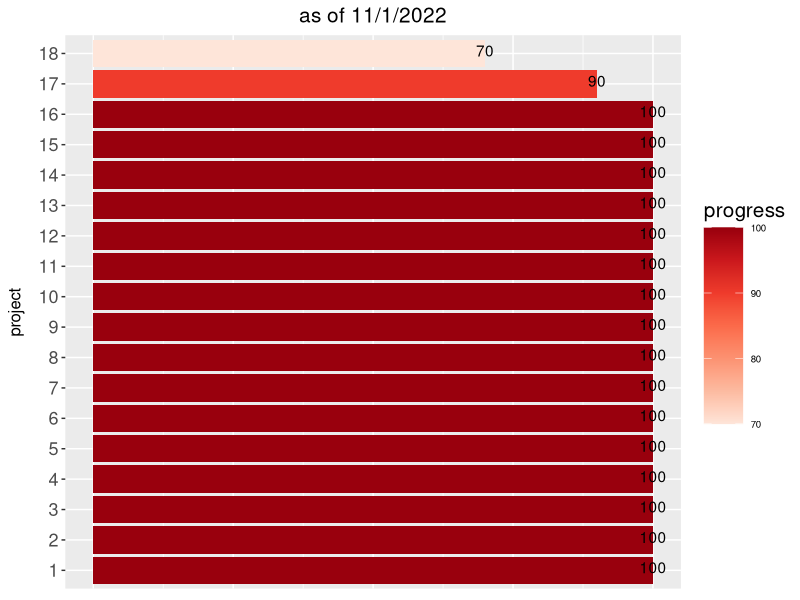

Reproduce this figure in R.
## ---- chunk 1
knitr::opts_chunk$set(echo = TRUE)
library(tidyverse)
## ---- chunk 2
###### https://rstudio-pubs-static.s3.amazonaws.com/215319_ac67755c296b441dac7b24b48fc30156.html
project_progress=data.frame(project=seq(1,18), progress=c(100, 100, 100, 100, 100, 100, 100, 100, 100, 100, 100, 100,100,100,100, 100,90, 70))
bp.y <- ggplot(data =project_progress, aes(x = factor(project), y = progress)) + 
    geom_bar(stat = "identity", aes(fill = progress))+ 
  labs(x = "project")+
  geom_text(aes(label=progress), position=position_dodge(width=0.8), vjust=0.25, color="black")+  # add numbers over bars+
coord_flip()+ 
 theme_gray() +
    theme(axis.title.x = element_blank(), axis.text.x = element_blank(),
          axis.ticks.x = element_blank(), axis.text.y = element_text(size = 13), 
          axis.title.y = element_text(size = 12, margin = margin(0,10,0,0), angle =90 ), # this adjusts "project" on y axis 
          legend.position="none") + 
    scale_fill_distiller(name = "progress", palette = "Reds", direction = 1) + 
  theme(legend.position = "right", legend.direction = "vertical",
          legend.title = element_text(size = 15), legend.key.size = unit(1,"cm"),
          legend.text = element_text(size = 7))+
  ggtitle("as of 11/1/2022")+  # add title information 
  theme(plot.title = element_text(hjust = 0.5, size=15)) #center the title
bp.y
